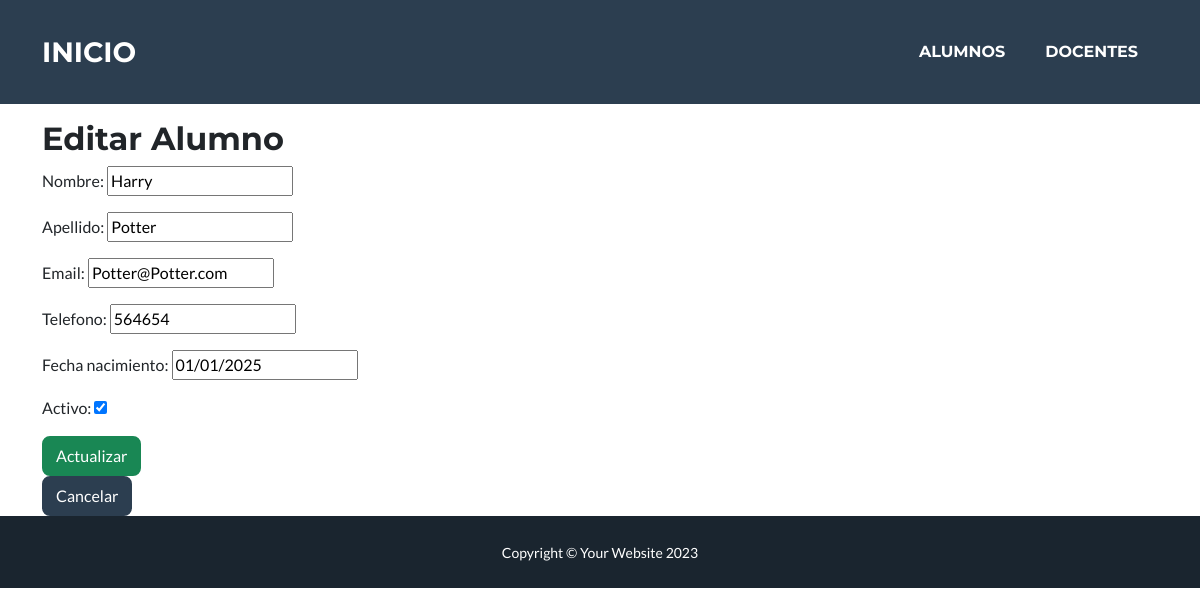
Screenshot of /alumnos_actualizar/1/ with the database file from the repository.
### cursos/models.py (models this page shows, shortened)
class Alumnos(models.Model):
    nombre = models.CharField(max_length=100)
    apellido = models.CharField(max_length=100)
    email = models.EmailField(unique=True)
    telefono = models.CharField(max_length=15, blank=True, null=True)
    fecha_nacimiento = models.DateField(blank=True, null=True)
    activo = models.BooleanField(default=True)

### cursos/views.py (the view)
# urls.py: path('alumnos_actualizar/<int:pk>/', AlumnosUpdate.as_view(), name='alumnos_actualizar'),
class AlumnosUpdate(UpdateView):
    model = Alumnos
    template_name = 'cursos/alumnos_actualizar.html'
    fields = ['nombre', 'apellido', 'email', 'telefono', 'fecha_nacimiento', 'activo']
    success_url = reverse_lazy('alumnos_leer')

### cursos/templates/cursos/alumnos_actualizar.html (shortened to what this page needs)
{% extends 'cursos/base.html' %}
{% block main %}
<br>
<br>
<br>
<br>
    <h2>Editar Alumno</h2>
    <form method="post">
        {{ form.as_p }}
        <button type="submit" class="btn btn-success">Actualizar</button>
    </form>
    <a href="{% url 'alumnos_leer' %}" class="btn btn-secondary">Cancelar</a>
{% endblock main %}

### rows the page displays
Alumnos: nombre "Harry", apellido "Potter", email "Potter@Potter.com", telefono "564654", fecha_nacimiento "01/01/2025", activo "☑"
